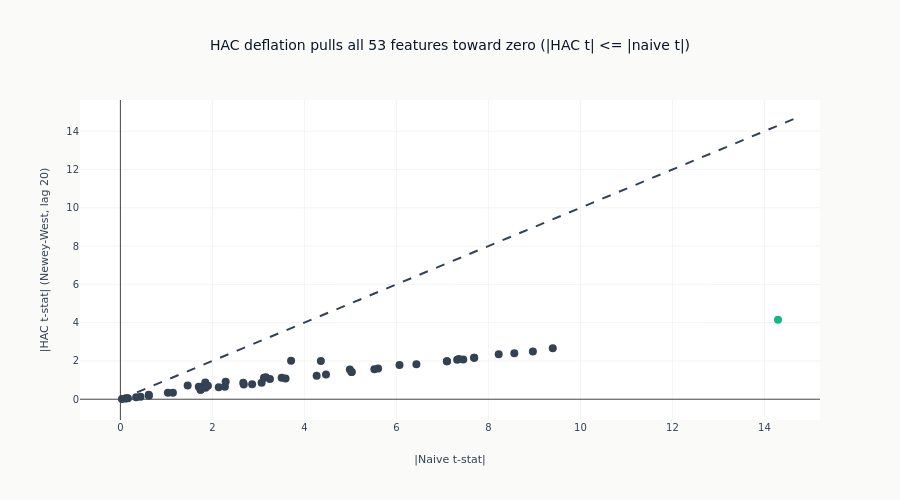

Notebook cell for this chart:
### Markdown cell above
### Naive vs HAC t-Statistics

### Code cell
sig_colors = [
    COLORS["positive"] if sig else COLORS["neutral"]
    for sig in eval_summary["significant_fdr05"].to_list()
]

# Plot |t| vs |t|: HAC deflation shrinks each t-stat TOWARD ZERO, so for a
# negative naive-t feature the HAC t is larger (closer to 0) -- on signed axes
# that point sits ABOVE the diagonal. Absolute values make the one true claim
# literal: every point is on or below the 45-degree line (|HAC t| <= |naive t|).
naive_abs = [abs(t) for t in eval_summary["naive_tstat"].to_list()]
hac_abs = [abs(t) for t in eval_summary["hac_tstat"].to_list()]
n_tested = eval_summary.height

fig_tstat = go.Figure()
fig_tstat.add_trace(
    go.Scatter(
        x=naive_abs,
        y=hac_abs,
        mode="markers",
        marker=dict(color=sig_colors, size=8),
        text=eval_summary["feature"].to_list(),
        customdata=list(
            zip(eval_summary["naive_tstat"].to_list(), eval_summary["hac_tstat"].to_list())
        ),
        hovertemplate=(
            "%{text}<br>naive t: %{customdata[0]:.2f}<br>HAC t: %{customdata[1]:.2f}<extra></extra>"
        ),
        showlegend=False,
    )
)
t_max = max(max(naive_abs), max(hac_abs)) + 0.5
fig_tstat.add_trace(
    go.Scatter(
        x=[0, t_max],
        y=[0, t_max],
        mode="lines",
        line=dict(dash="dash", color=COLORS["neutral"]),
        showlegend=False,
    )
)
fig_tstat.update_layout(
    title=f"HAC deflation pulls all {n_tested} features toward zero (|HAC t| <= |naive t|)",
    xaxis_title="|Naive t-stat|",
    yaxis_title=f"|HAC t-stat| (Newey-West, lag {LABEL_HORIZON - 1})",
    height=500,
    showlegend=False,
)
fig_tstat.show()

### Figure 1 — Plotly figure (JSON) as saved in the notebook; plotly's stock layout.template omitted (floating-point values rounded to 4 significant figures)
{"data": [{"customdata": [[14.29, 4.15], [9.399, 2.662], [8.966, 2.494], [8.563, 2.398], [8.223, 2.347], [7.69, 2.17], [7.69, 2.17], [7.321, 2.058], [7.1, 1.987], [7.097, 1.988], [6.435, 1.831], [5.521, 1.566], [7.358, 2.101], [5.027, 1.429], [5.027, 1.429], [4.469, 1.295], [3.07, 0.8568], [2.864, 0.7827], [2.682, 0.7649], [3.251, 1.053], [4.358, 1.999], [3.71, 2.004], [1.744, 0.4954], [1.744, 0.4954], [1.143, 0.3375], [0.62, 0.1878], [0.1068, 0.03283], [0.135, 0.05367], [0.03528, 0.01181], [-0.1637, -0.0469], [-0.3421, -0.1032], [-0.4382, -0.1285], [-0.6174, -0.2334], [-1.033, -0.3373], [-1.462, -0.7198], [-1.704, -0.6564], [-1.757, -0.6476], [-1.846, -0.8756], [-2.272, -0.6558], [-1.851, -0.6008], [-1.903, -0.7017], [-2.288, -0.9158], [-2.139, -0.626], [-2.672, -0.8564], [-3.121, -1.119], [-3.162, -1.15], [-3.506, -1.128], [-4.988, -1.557], [-3.591, -1.083], [-4.266, -1.23], [-5.602, -1.599], [-6.067, -1.786], [-7.453, -2.08]], "hovertemplate": "%{text}<br>naive t: %{customdata[0]:.2f}<br>HAC t: %{customdata[1]:.2f}<extra></extra>", "marker": {"color": ["#10b981", "#334155", "#334155", "#334155", "#334155", "#334155", "#334155", "#334155", "#334155", "#334155", "#334155", "#334155", "#334155", "#334155", "#334155", "#334155", "#334155", "#334155", "#334155", "#334155", "#334155", "#334155", "#334155", "#334155", "#334155", "#334155", "#334155", "#334155", "#334155", "#334155", "#334155", "#334155", "#334155", "#334155", "#334155", "#334155", "#334155", "#334155", "#334155", "#334155", "#334155", "#334155", "#334155", "#334155", "#334155", "#334155", "#334155", "#334155", "#334155", "#334155", "#334155", "#334155", "#334155"], "size": 8}, "mode": "markers", "showlegend": false, "text": ["dist_52w_low", "natr_14", "vol_252d", "vol_126d", "vol_21d", "vol_63d", "vol_63d_rank", "skip_recent_12_1", "ret_252d", "ret_189d", "sma_ratio_200", "skip_recent_6_1", "pct_positive_63d", "ret_126d", "ret_126d_rank", "ret_63d", "sharpe_189d", "sharpe_252d", "sharpe_63d", "vol_ratio_short", "vol_ratio_63d", "vol_ratio_21d", "sharpe_126d", "sharpe_126d_rank", "hurst_100", "ret_42d", "sma_ratio_50", "chop_14", "ema_ratio_26", "dist_52w_high", "macd_line", "sharpe_42d", "ret_10d", "ret_21d", "ret_5d", "stoch_k", "sharpe_10d", "sharpe_5d", "adx_14", "rsi_14", "rsi_7", "cci_14", "max_dd_126d", "sharpe_21d", "cci_21", "bb_pctb_20", "aroon_diff", "obv_zscore_63d", "max_dd_63d", "mom_accel_medium", "vol_ratio_medium", "mom_accel_short", "mom_accel_long"], "type": "scatter", "x": [14.29, 9.399, 8.966, 8.563, 8.223, 7.69, 7.69, 7.321, 7.1, 7.097, 6.435, 5.521, 7.358, 5.027, 5.027, 4.469, 3.07, 2.864, 2.682, 3.251, 4.358, 3.71, 1.744, 1.744, 1.143, 0.62, 0.1068, 0.135, 0.03528, 0.1637, 0.3421, 0.4382, 0.6174, 1.033, 1.462, 1.704, 1.757, 1.846, 2.272, 1.851, 1.903, 2.288, 2.139, 2.672, 3.121, 3.162, 3.506, 4.988, 3.591, 4.266, 5.602, 6.067, 7.453], "y": [4.15, 2.662, 2.494, 2.398, 2.347, 2.17, 2.17, 2.058, 1.987, 1.988, 1.831, 1.566, 2.101, 1.429, 1.429, 1.295, 0.8568, 0.7827, 0.7649, 1.053, 1.999, 2.004, 0.4954, 0.4954, 0.3375, 0.1878, 0.03283, 0.05367, 0.01181, 0.0469, 0.1032, 0.1285, 0.2334, 0.3373, 0.7198, 0.6564, 0.6476, 0.8756, 0.6558, 0.6008, 0.7017, 0.9158, 0.626, 0.8564, 1.119, 1.15, 1.128, 1.557, 1.083, 1.23, 1.599, 1.786, 2.08]}, {"line": {"color": "#334155", "dash": "dash"}, "mode": "lines", "showlegend": false, "type": "scatter", "x": [0, 14.79], "y": [0, 14.79]}], "layout": {"height": 500, "showlegend": false, "title": {"text": "HAC deflation pulls all 53 features toward zero (|HAC t| <= |naive t|)"}, "xaxis": {"title": {"text": "|Naive t-stat|"}}, "yaxis": {"title": {"text": "|HAC t-stat| (Newey-West, lag 20)"}}}}
